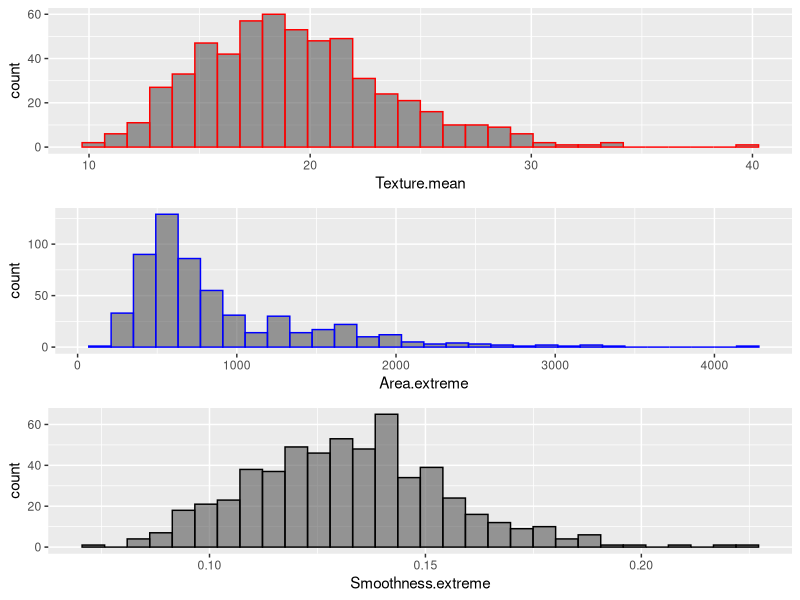
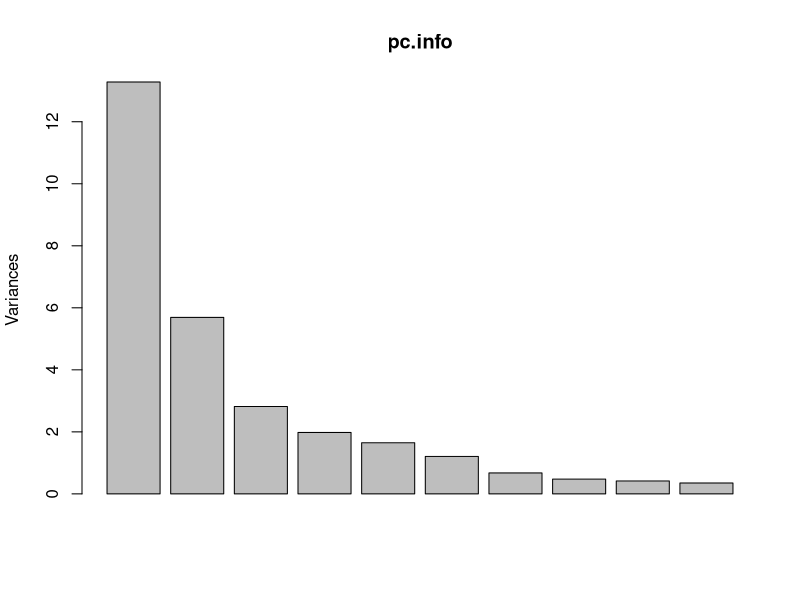
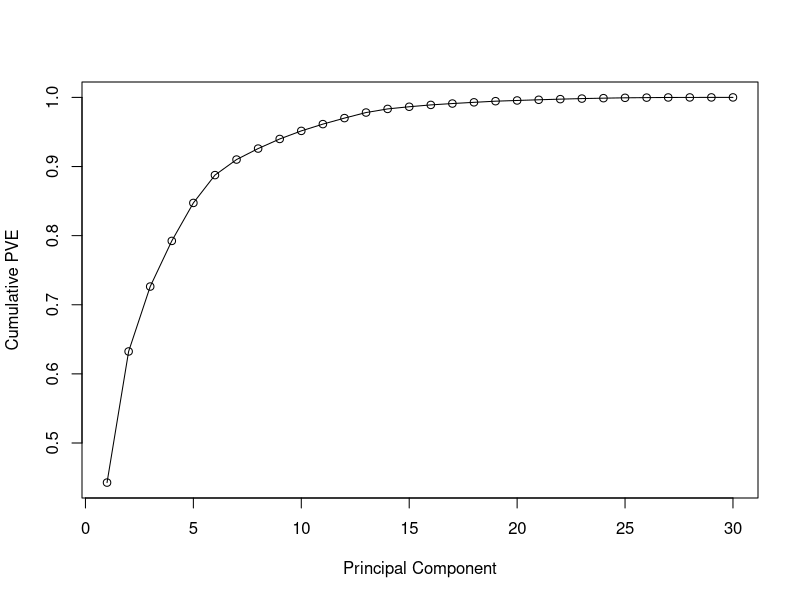
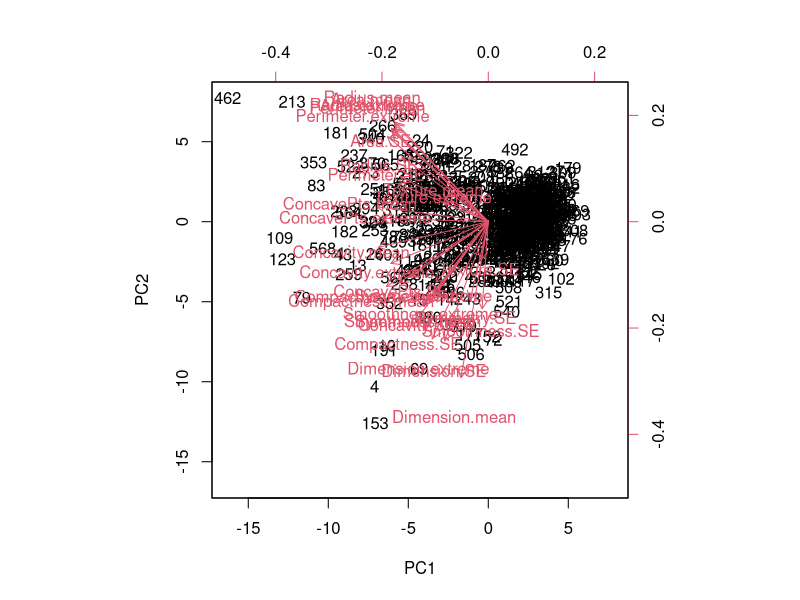

R code for these plots, in order:
############# libraries used ############
# for methods 
# for assumption-checking 
# for data organization
library(dplyr)
# for visuals
library(ggplot2)
library(gridExtra)

############# Review data #############
# read in data and review
cancer = read.csv("WI_breastcancer_characteristics.csv")
names(cancer)
dim(cancer)

# measurements only (no diagnosis)
x <- cancer %>%
  select(-ID)
x.means <- cancer %>%  # mean measurements only 
  select(contains("mean"))
x.extremes <- cancer %>%  # mean measurements only 
  select(contains("extreme"))
n = dim(x)[1]
p = dim(x)[2]
p.means = dim(x.means)[2]
p.extremes = dim(x.means)[2]

############# scaling visibly required, as previously visualized ############# 
# histograms of 3 selected variables
plot1 <- x %>%
  ggplot( aes(x=Texture.mean)) +
  geom_histogram( color="red", alpha=0.6, position = 'identity')
plot2 <- x %>%
  ggplot( aes(x=Area.extreme)) +
  geom_histogram( color="blue", alpha=0.6, position = 'identity')
plot3 <- x %>%
  ggplot( aes(x=Smoothness.extreme)) +
  geom_histogram( color="black", alpha=0.6, position = 'identity')
grid.arrange(plot1, plot2, plot3, nrow=3)

######################################################
############ Fitting principal components ############
######################################################

############# fitting to full set of 30 measurements ############# 
# include scaling due to widely varied magnitudes
pc.info = prcomp(x,center=T,scale=T)

############# fitting to 10 mean measurements ############# 
# pc.info = prcomp(x.means,center=T,scale=T)

############# fitting to 10 extreme measurements ############# 
# pc.info = prcomp(x.extremes,center=T,scale=T)

############# PC summary of variance ############# 
summary(pc.info) # min(n-1,p) is number of components explaining variance (proportion of variance  > 0)
summary(pc.info)$importance
plot(pc.info)
# cumulative PVE by direct computation
  pc.info$sdev
  vjs = pc.info$sdev^2
  pve = vjs/sum(vjs); pve
  cumsum(pve)  
# cumulative PVE directly from output
CumulativePVE <- summary(pc.info)$importance[3,]; CumulativePVE

plot(CumulativePVE, type = "o", ylab="Cumulative PVE", xlab="Principal Component")

############# PC components and visuals ############# 
# loadings of principal components
pc.info$rotation  
pc.loadings1 = pc.info$rotation[,1]  # loadings for first principal component
pc.loadings2 = pc.info$rotation[,2]  # loadings for second principal component
pc1scores = pc.info$x[,1]  # first principal component score vector
pc2scores = pc.info$x[,2]  # second principal component score vector

# plotting score vectors + loadings of first two principal components
biplot(pc.info,choices=1:2,scale=0)

# scores for observation 79
cbind(pc1scores,pc2scores)[79,]
# loadings for Dimesion.means
pc.loadings1[10]; pc.loadings2[10]

